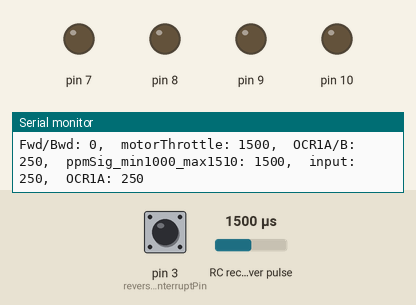
This sketch was run on a simulated Arduino Uno, built with avr-gcc and run on an emulated ATmega328P. Parts: output pins drawn as LEDs (lit = HIGH), the last lines printed to the serial monitor. Wiring (inferred from the names in the program): RC receiver channel: data pin 2. Inputs (shaded band) come from the test bench; at power-on: RC receiver pulse 1500 µs, pin 3 (reverseDirection_interruptPin) HIGH.

Above: at 1.2 s.
1.3 s: RC receiver pulse (sensor on pin 2) set to 1020 µs
4.3 s: RC receiver pulse (sensor on pin 2) set to 1250 µs
7.3 s: pin 3 (reverseDirection_interruptPin) pulled LOW for 0.15 s
At 8.2 s:
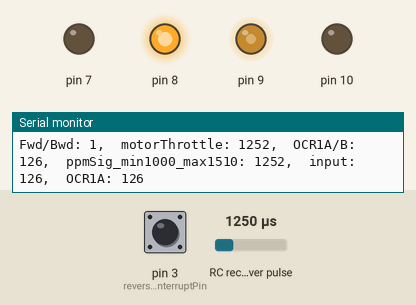
10.4 s: pin 3 (reverseDirection_interruptPin) pulled LOW for 1 s
At 12.3 s:
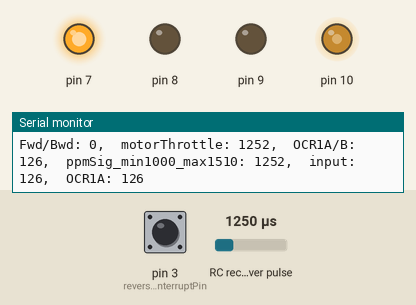
12.9 s: RC receiver pulse (sensor on pin 2) set to 1500 µs
At 15.2 s:
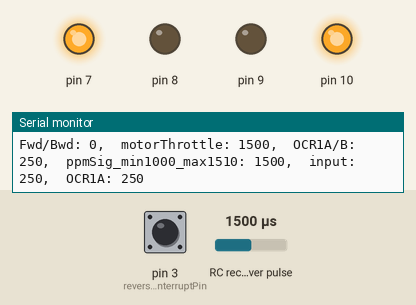
15.5 s: RC receiver pulse (sensor on pin 2) set to 1020 µs
At 16.9 s:
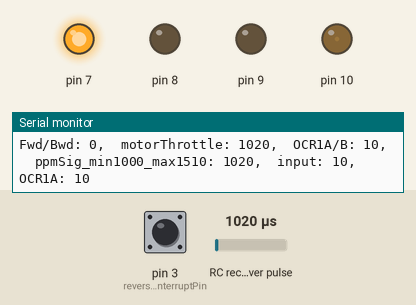
Timing chart, 0 to 18.5 s (numbered marks = the images above; inputs shaded):
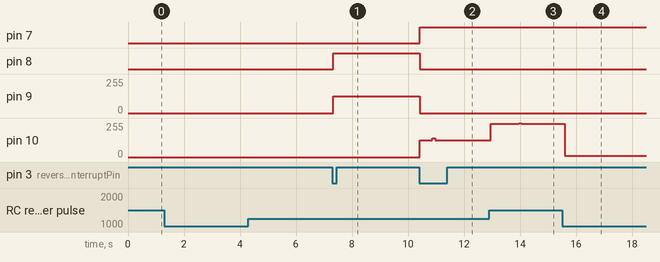

The sketch:

02_rcFanBoat_arduinoNano_Hbridge.ino
```cpp
// variables for reverseDirection PPM signal read-in
const byte reverseDirection_interruptPin = 3;
int revDirLastPosEdge_micros = 0;
int revDirPulseWidth_micros= 0;
int revDirThreshold = 1200;

// variables for motor throttle PPM signal read-in
const byte motorThrottle_interruptPin = 2;
int motorThrottleLastPosEdge_micros = 0;
int motorThrottlePulseWidth_micros= 0;
int ppmSig_bottomVal = 1000;
int ppmSig_topVal = 1510;
int ppmSig_min1000 = 0;
int ppmSig_min1000_max1510 = 0;
boolean forwardDirectionState = false; // false: such that positive edge is provoked and switches to forward mode initially
boolean directionForwardRequest = true;

// signal for PWM generation
int sensorValue = 0; // test-signal from poti
int fanPWMSig_fromPPMSig = 0;

#define Lpositive_ON TCCR1A |= (1 << COM1B1)
#define Lpositive_OFF TCCR1A &= ~(1 << COM1B1)

#define Lnegative_ON TCCR1A |= (1 << COM1A1)
#define Lnegative_OFF TCCR1A &= ~(1 << COM1A1)

#define Hpositive_ON PORTB |= (1 << PORTB0)
#define Hpositive_OFF PORTB &= ~(1 << PORTB0)

#define Hnegative_ON PORTD |= (1 << PORTD7)
#define Hnegative_OFF PORTD &= ~(1 << PORTD7)

void setup() {
  Serial.begin(9600);
  pinMode(motorThrottle_interruptPin, INPUT_PULLUP);
  attachInterrupt(digitalPinToInterrupt(motorThrottle_interruptPin),motorThrottle_pinChangeDetected,CHANGE);

  pinMode(reverseDirection_interruptPin, INPUT_PULLUP);
  attachInterrupt(digitalPinToInterrupt(reverseDirection_interruptPin),reverseDirection_pinChangeDetected,CHANGE);

  // setup PWM
  TCCR1A = 0; // reset all registers
  DDRB = (1 << DDB2);     // PB2 is now an output for OC1B -> L+  (D10)
  DDRB |= (1 << DDB1);    // PB1 is now an output for OC1A -> L-  (D9)
  DDRB |= (1 << DDB0);    // PB0 is now an output -> H+  (D8)
  DDRD = (1 << DDD7);     // PD7 is now an output -> H-  (D7)

  // set up PWM outputs
  TCCR1A |= (1 << WGM10);  // set phase correct Mode (takes double the time for a PWM cycle)
  TCCR1B = (1 << CS10);    // set prescaler to 0 (32.25kHz) and start PWM
  OCR1A = 0x00;            // set PWM for 50% duty cycle
  OCR1B = 0x00;            // set PB2 PWM for 50% duty cycle

  // turn off powerstage completely in the beginning
  Hpositive_OFF;
  Hnegative_OFF;
  Lpositive_OFF;
  Lnegative_OFF;
}

void loop() {
  // condition to change 'directionForwardRequest'
  if(revDirPulseWidth_micros < revDirThreshold){
    directionForwardRequest=false;
  }
  else{
    directionForwardRequest=true;
  }

  // switch to change motor throttle direction
  if( (forwardDirectionState==false) && (directionForwardRequest==true) ){
    // switching to forward mode
    Hnegative_OFF;
    Lpositive_OFF;
    delay(1); // safety waiting time not to cause half-bridge short-circuits
    Hpositive_ON;
    Lnegative_ON;
    forwardDirectionState = directionForwardRequest; // update state
  }
  else if( (forwardDirectionState==true) && (directionForwardRequest==false) ){
    // switching to backward mode
    Hpositive_OFF;
    Lnegative_OFF;
    delay(1); // safety waiting time not to cause half-bridge short-circuits
    Hnegative_ON;
    Lpositive_ON;
    forwardDirectionState = directionForwardRequest; // update state
  }

  // make sure the motorThrottlePulseSignal is clipped beyond  [ppmSig_bottomVal, ppmSig_topVal]
  ppmSig_min1000 = max(motorThrottlePulseWidth_micros,ppmSig_bottomVal);
  ppmSig_min1000_max1510 = min(ppmSig_min1000,ppmSig_topVal);
  // scale motorThrottlePulseSignal down to 0..255
  OCR1A = ((int)(ppmSig_min1000_max1510-ppmSig_bottomVal))>>1; // divide by 2 such that [1000..1510] is mapped onto [0..255]
  OCR1B = OCR1A; // forward and backward have the same duty cycle (distinguished by forward-backward-bit)

  Serial.print("Fwd/Bwd: ");
  Serial.print(directionForwardRequest,DEC);
  Serial.print(",  motorThrottle: ");
  Serial.print(motorThrottlePulseWidth_micros,DEC);
  Serial.print(",  OCR1A/B: ");
  Serial.print(OCR1A,DEC);
  Serial.print(",  ppmSig_min1000_max1510: ");
  Serial.print(ppmSig_min1000_max1510,DEC);
  Serial.print(",  input: ");
  Serial.print((ppmSig_min1000_max1510-ppmSig_bottomVal)>>1,DEC);
  Serial.print(",  OCR1A: ");
  Serial.println(OCR1A,DEC);
}

void motorThrottle_pinChangeDetected(){
  if(digitalRead(motorThrottle_interruptPin)==LOW){
    motorThrottlePulseWidth_micros = micros() - motorThrottleLastPosEdge_micros;
  }
  else{
    motorThrottleLastPosEdge_micros = micros();
  }
}

void reverseDirection_pinChangeDetected(){
  if(digitalRead(reverseDirection_interruptPin)==LOW){
    revDirPulseWidth_micros = micros() - revDirLastPosEdge_micros;
  }
  else{
    revDirLastPosEdge_micros = micros();
  }
}
```

Measured:
- after the input at 7.3 s, pin 8: LOW → HIGH at once; pin 9: 0/255 → 126/255 at once
- after the input at 10.4 s, pin 7: LOW → HIGH at once; pin 8: HIGH → LOW at once; pin 10: 0/255 → 126/255 at once, → 140/255 0.44 s later, → 126/255 0.11 s later
- after the input at 12.9 s, pin 10: 126/255 → 250/255 after 0.05 s, → 255/255 0.99 s later, → 250/255 0.11 s later
- after the input at 15.5 s, pin 10: 250/255 → 10/255 after 0.10 s
